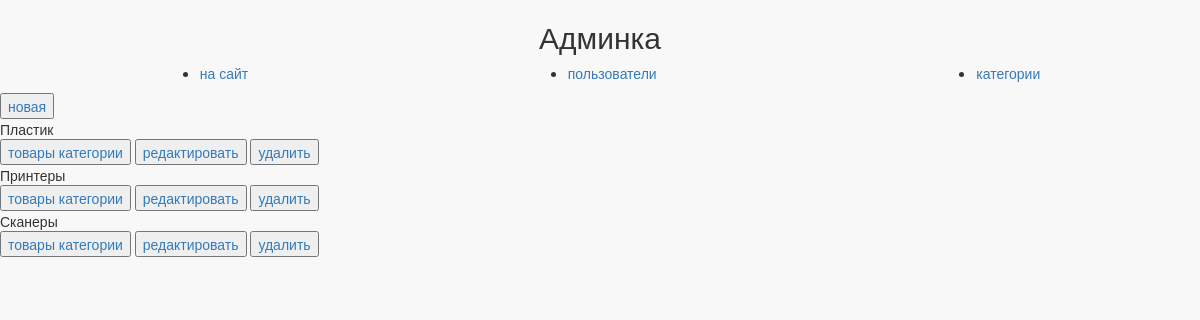
The app's page /admin/categories/ (signed in) with its own data.
### mainapp/models.py (models this page shows, shortened)
class ProductCategory(models.Model):
    name = models.CharField(verbose_name='имя категории', max_length=128, unique=True)
    description = models.TextField(verbose_name='описание', blank=True)
    is_active = models.BooleanField(verbose_name='активна', default=True)

### adminapp/views.py (the view)
# urls.py: re_path(r'^categories/(?P<pk>\d+)/$', mainapp.catalog, name='category'),
@user_passes_test(lambda x: x.is_superuser)
def categories(request):
    categories_list = ProductCategory.objects.all()
    context = {
        'title': 'админка/категории',
        'object_list': categories_list
    }
    return render(request, 'adminapp/categories.html', context)

### adminapp/templates/adminapp/categories.html (shortened to what this page needs)
{% extends 'adminapp/base.html' %}
{% load staticfiles %}
{% block container %}
    <div class="categories_list">
		<button class="new_category">
			<a href="{% url 'admin:category_create' %}">новая</a>
		</button>
		{% for object in object_list %}
			<div class="category_record">
				<div class="category_name">
					{{ object.name|title }}
				</div>
				<div class="category_actions">
					<button>
						<a href="{% url 'admin:products' object.pk %}">товары категории</a>
					</button>
					<button>
						<a href="{% url 'admin:category_update' object.pk %}">редактировать</a>
					</button>
					<button>
						<a href="{% url 'admin:category_delete' object.pk %}">удалить</a>
					</button>
				</div>
			</div>
		{% endfor%}
	</div>
{% endblock %}

### static/css/style.css (style rules this page uses)
body { background: #f8f8f8; }

### records on screen
ProductCategory: name "Пластик"
ProductCategory: name "Принтеры"
ProductCategory: name "Сканеры"
